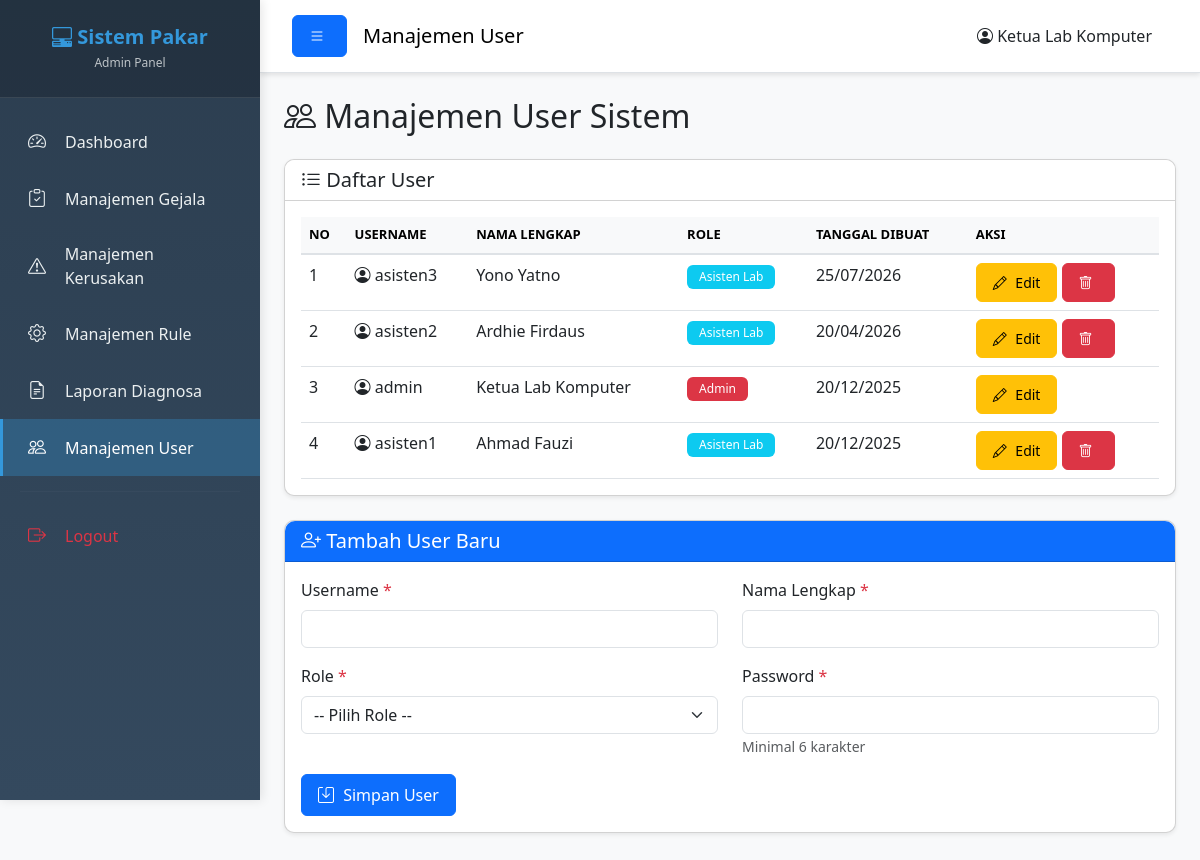
The app's page /Admin/user_management.php (signed in) with its own data.
### tables this page shows
CREATE TABLE `users` (
  `id_user` int(11) NOT NULL,
  `username` varchar(50) NOT NULL,
  `password` varchar(255) NOT NULL,
  `role` enum('admin','asisten_lab') NOT NULL,
  `nama_lengkap` varchar(100) NOT NULL,
  `created_at` timestamp NOT NULL DEFAULT current_timestamp()
);

### Admin/user_management.php (the view, shortened to what this page needs)
<?php
$query_users = "SELECT * FROM users ORDER BY created_at DESC";
$result_users = mysqli_query($koneksi, $query_users);
$edit_data = null;
?>
<!DOCTYPE html>
<html lang="id">
<head>
    <link href="https://cdn.jsdelivr.net/npm/bootstrap@5.3.0/dist/css/bootstrap.min.css" rel="stylesheet">
    <link rel="stylesheet" href="https://cdn.jsdelivr.net/npm/bootstrap-icons@1.10.0/font/bootstrap-icons.css">
    <link rel="stylesheet" href="../Assets/css/style.css?v=20260713">
    <link rel="stylesheet" href="../Assets/css/style.css?v=20260713">
</head>
<body>
    <div class="wrapper">
        <?php include 'sidebar_admin.php'; ?>
        <div class="main-content">
            <nav class="navbar navbar-expand-lg navbar-light bg-white border-bottom">
                <div class="container-fluid">
                    <button class="btn btn-primary" id="sidebarToggle">
                        <i class="bi bi-list"></i>
                    </button>
                    <span class="navbar-brand mb-0 h1 ms-3">Manajemen User</span>
                    <div class="ms-auto">
                        <span class="me-3">
                            <i class="bi bi-person-circle"></i> <?php echo $_SESSION['nama_lengkap']; ?>
                        </span>
                    </div>
                </div>
            </nav>
            <div class="container-fluid p-4">
                <h2 class="mb-4"><i class="bi bi-people"></i> Manajemen User Sistem</h2>
                <div class="card shadow-sm mb-4">
                    <div class="card-header bg-white">
                        <h5 class="mb-0"><i class="bi bi-list-ul"></i> Daftar User</h5>
                    </div>
                    <div class="card-body">
                        <div class="table-responsive">
                            <table class="table table-hover">
                                <thead class="table-light">
                                    <tr>
                                        <th>No</th>
                                        <th>Username</th>
                                        <th>Nama Lengkap</th>
                                        <th>Role</th>
                                        <th>Tanggal Dibuat</th>
                                        <th>Aksi</th>
                                    </tr>
                                </thead>
                                <tbody>
                                    <?php
                                    $no = 1;
                                    mysqli_data_seek($result_users, 0);
                                    while($row = mysqli_fetch_assoc($result_users)):
                                        $is_selected = isset($selected_user_id) && $selected_user_id == $row['id_user'];
                                    ?>
                                    <tr class="<?php echo $is_selected ? 'table-row-selected' : ''; ?>" id="user-row-<?php echo $row['id_user']; ?>">
                                        <td><?php echo $no++; ?></td>
                                        <td><i class="bi bi-person-circle"></i> <?php echo $row['username']; ?></td>
                                        <td><?php echo $row['nama_lengkap']; ?></td>
                                        <td>
                                            <?php if($row['role'] == 'admin'): ?>
                                                <span class="badge bg-danger">Admin</span>
                                            <?php else: ?>
                                                <span class="badge bg-info">Asisten Lab</span>
                                            <?php endif; ?>
                                        </td>
                                        <td><?php echo date('d/m/Y', strtotime($row['created_at'])); ?></td>
                                        <td>
                                            <a href="?edit=<?php echo $row['id_user']; ?>#form-section"
                                               class="btn btn-sm btn-warning" title="Edit">
                                                <i class="bi bi-pencil"></i> Edit
                                            </a>
                                            <?php if($row['role'] == 'asisten_lab'): ?>
                                                <a href="?action=delete&id=<?php echo $row['id_user']; ?>"
                                                   class="btn btn-sm btn-danger"
                                                   onclick="return confirm('Yakin ingin menghapus user ini?')"
                                                   title="Hapus">
                                                    <i class="bi bi-trash"></i>
                                                </a>
                                            <?php endif; ?>
                                        </td>
                                    </tr>
                                    <?php endwhile; ?>
                                </tbody>
                            </table>
                        </div>
                    </div>
                </div>
                <div class="card shadow-sm mb-4 <?php echo !$edit_data ? 'scroll-target' : ''; ?>"
                     id="<?php echo !$edit_data ? 'form-section' : 'form-tambah-section'; ?>">
                    <div class="card-header bg-primary text-white">
                        <h5 class="mb-0">
                            <i class="bi bi-person-plus"></i> Tambah User Baru
                        </h5>
                    </div>
                    <div class="card-body">
                        <form method="POST" action="">
                            <div class="row">
                                <div class="col-md-6 mb-3">
                                    <label class="form-label">Username <span class="text-danger">*</span></label>
                                    <input type="text" class="form-control" name="username" required>
                                </div>
                                <div class="col-md-6 mb-3">
                                    <label class="form-label">Nama Lengkap <span class="text-danger">*</span></label>
                                    <input type="text" class="form-control" name="nama_lengkap" required>
                                </div>
                            </div>
                            <div class="row">
                                <div class="col-md-6 mb-3">
                                    <label class="form-label">Role <span class="text-danger">*</span></label>
                                    <select class="form-select" name="role" required>
                                        <option value="">-- Pilih Role --</option>
                                    </select>
                                </div>
                                <div class="col-md-6 mb-3">
                                    <label class="form-label">
                                        Password <span class="text-danger">*</span>
                                    </label>
                                    <input type="password" class="form-control" name="password" required>
                                    <small class="text-muted">Minimal 6 karakter</small>
                                </div>
                            </div>
                            <div class="d-flex gap-2">
                                <button type="submit" class="btn btn-primary">
                                    <i class="bi bi-save"></i> Simpan User
                                </button>
                            </div>
                        </form>
                    </div>
                </div>
            </div>
        </div>
    </div>
</body>
</html>

### Assets/css/style.css (style rules this page uses)
* { margin: 0; padding: 0; box-sizing: border-box; }
body { font-family: "Segoe UI", Tahoma, Geneva, Verdana, sans-serif; background-color: #f8f9fa; }
.wrapper { display: flex; width: 100%; min-height: 100vh; }
.main-content { flex: 1; margin-left: 260px; transition: margin-left 0.3s ease, opacity 0.3s ease, transform 0.3s ease; background-color: #f8f9fa; }
.navbar { box-shadow: 0 2px 5px rgba(0, 0, 0, 0.1); padding: 15px 20px; }
.card { border-radius: 10px; margin-bottom: 20px; transition: transform 0.3s ease, box-shadow 0.3s ease; }
.card-header { border-radius: 10px 10px 0 0 !important; font-weight: 600; }
.table { margin-bottom: 0; }
.table thead th { font-weight: 600; text-transform: uppercase; font-size: 13px; border-bottom: 2px solid #dee2e6; }
.btn { border-radius: 6px; padding: 8px 16px; font-weight: 500; transition: all 0.3s ease; }
.btn i { margin-right: 5px; }
.badge { padding: 6px 12px; font-weight: 500; border-radius: 6px; }

### Admin/user_management.php (style rules this page uses)
.scroll-target { scroll-margin-top: 100px; }

### records on screen
users: username "asisten3", nama_lengkap "Yono Yatno", role "Asisten Lab", created_at "25/07/2026"
users: username "asisten2", nama_lengkap "Ardhie Firdaus", role "Asisten Lab", created_at "20/04/2026"
users: username "admin", nama_lengkap "Ketua Lab Komputer", role "Admin", created_at "20/12/2025"
users: username "asisten1", nama_lengkap "Ahmad Fauzi", role "Asisten Lab", created_at "20/12/2025"

### other values on screen
$_SESSION['nama_lengkap'] "Ketua Lab Komputer"
